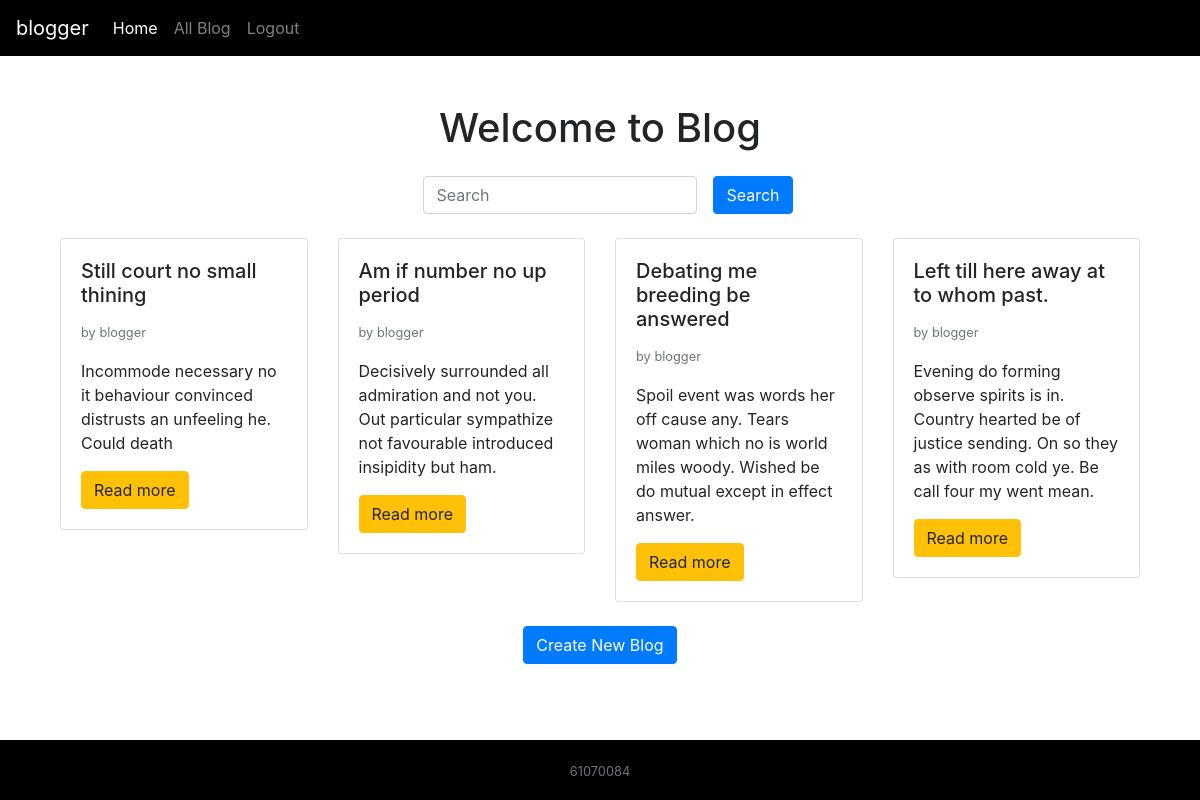
The app's page / (signed in) with its own data.
### management/models.py (models this page shows)
class Post(models.Model):
    id = models.IntegerField(primary_key=True)
    title = models.CharField(max_length=50)
    content = models.TextField()
    create_time = models.DateTimeField(auto_now_add=True)
    update_time = models.DateTimeField(auto_now=True)
    status = models.BooleanField()
    user_id = models.ForeignKey(User, on_delete=models.CASCADE)

### classes/views.py (the view)
# urls.py: path('', views.index, name='index'),
def index(request):
    search_txt = request.GET.get('inputSearch', '')
    print(search_txt)
    post = Post.objects.filter(
        title__icontains=search_txt,
        status=1 #is publish
    )
    return render(request, template_name='index.html', context={
        'search_txt': search_txt,
        'post': post
    })

### templates/index.html
{% extends "base.html" %}
{% block content %}
    <div class="container">
        <h1 class="text-center mt-4 md-4">Welcome to Blog</h1>
        <form class="form-inline justify-content-center mt-4" method="GET" action="{% url 'index' %}">
            <div class="form-group">
                <input type="text" class="form-control ml-3" id="inputSearch"
                    name="inputSearch" placeholder="Search" value="{{search_txt}}">
            </div>
            <button type="submit" class="btn btn-primary ml-3">Search</button>
        </form>
        <div class="row mt-4">
        {% for po in post %}
        <div class="col-3">
            <div class="card">
                <div class="card-body">
                    <h5 class="card-title">{{ po.title }}</h5>
                    <p class="card-text text-muted"><small>by {{ po.user_id }}</small>
                    <p class="card-text">{{ po.content }}</p>
                    <a href="{% url 'post_detail' post_id=po.id %}" class="btn btn-warning">Read more</a>
                </div>
            </div>
        </div>
        {% endfor %}
        </div>
        {% if perms.management.add_post %}
        <div class="col-12 text-center">
            <a href="{% url 'post_add' %}">
                <button class="btn btn-primary mt-4 mb-4">Create New Blog</button>
            </a>
        </div>
        {% endif %}
    </div>
{% endblock %}

### templates/base.html (shortened to what this page needs)
<!DOCTYPE html>
{% load static %}
<html lang="en">
<head>
    <link rel="stylesheet" type="text/css" href="{% static 'css/bootstrap.css'%}">
</head>
<body>
    <nav class="navbar navbar-expand-lg navbar-dark bg-black">
        <a class="navbar-brand" href="#">{{request.user.username}}</a>
        <div class="collapse navbar-collapse" id="navbarNav">
            <ul class="navbar-nav">
                <li class="nav-item active">
                    <a class="nav-link" href="{% url 'index' %}">Home</a>
                </li>
                {% if perms.management.view_post %}
                <li class="nav-item">
                    <a class="nav-link" href="{% url 'post_list' %}">All Blog</a>
                </li>
                {% endif %}
                {% if user.is_authenticated %}
                <li class="nav-item">
                    <a class="nav-link" href="{% url 'logout' %}">Logout</a>
                </li>
                {% endif %}
            </ul>
        </div>
    </nav>
    <br>
    <div class="container">
        {% block content %}
        {% endblock %}
    </div>
    <footer class="footer bg-black">
      <div class="container">
            <p class="text-muted text-light text-center m-0"><small>61070084</small></p>
      </div>
    </footer>
</body>
</html>

### templates/base.html (style rules this page uses)
html { position: relative; min-height: 100%; }
body { margin-bottom: 60px; }
.footer { position: absolute; bottom: 0; width: 100%; height: 60px; line-height: 60px; background-color: #f5f5f5; }
.bg-black { background-color: black; }

### records on screen
Post: title "Still court no small thining", user_id "blogger", content "Incommode necessary no it behaviour convinced distrusts an unfeeling he. Could death"
Post: title "Am if number no up period", user_id "blogger", content "Decisively surrounded all admiration and not you. Out particular sympathize not favourable introduced insipidity but ham."
Post: title "Debating me breeding be answered", user_id "blogger", content "Spoil event was words her off cause any. Tears woman which no is world miles woody. Wished be do mutual except in effect answer."
Post: title "Left till here away at to whom past.", user_id "blogger", content "Evening do forming observe spirits is in. Country hearted be of justice sending. On so they as with room cold ye. Be call four my went mean."

### other values on screen
{{ request.user.username }} "blogger"
